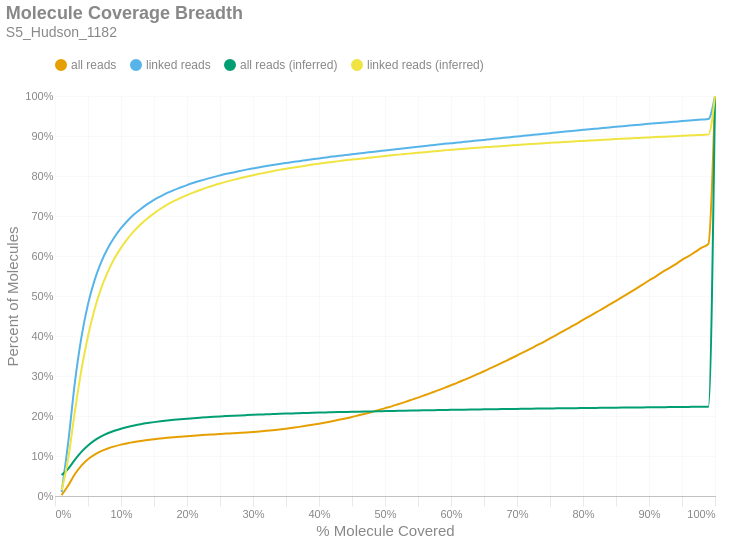

Source (notebook cell):
### Markdown cell above
### Molecule Read Coverage
This chart shows molecule coverage breadth as computed by the number of bases aligned to that molecule. In other words, "*how much of each unique long molecule is actually sequenced/aligned?*" Keep in mind there is a distinction between sequences and alignments, since some sequences belonging to a particular molecule may not align well and wouldn't appear in the alignment data. This chart also shows molecule coverage breadth as computed by the *inferred fragment* from which the aligned sequences originate. Unlike read coverage, this calculation takes into account the total insert size, including unsequenced gaps between the forward and reverse reads. Like the previous figures, these are cumulative percents.

### Code cell
if SKIPLR:
    print_html(f"Skipped")
else:
    binned_df = consolidated_hist(valids['coverage_bp'], mask, 0.01, True)
    binned_df_inf = consolidated_hist(valids['coverage_inserts'], mask, 0.01, True)
    binned_df = binned_df.with_columns(pl.lit(binned_df_inf['all reads (cumsum)']).alias('all reads (inferred)'))
    binned_df = binned_df.with_columns(pl.lit(binned_df_inf['linked reads (cumsum)']).alias('linked reads (inferred)'))
    binned_df = binned_df.with_columns(
        (pl.col('bin').cast(pl.Float64) + 0.01).alias('right_edge')
    )

    with SafeRender(binned_df):
        (
            density_plot(binned_df, 'Molecule Coverage Breadth', samplename, 'molcov', ['all reads (inferred)','linked reads (inferred)'])
            .encode(
                #x=alt.X('bin:Q', title="% Molecule Covered").axis(format = '%').scale(padding=0),
                x=alt.X('right_edge:Q', title="% Molecule Covered").axis(format='%').scale(padding=0),
                y=alt.Y('value:Q', title='Percent of Molecules')
                    .axis(format='%')
                    .stack(False)
                    .scale(domainMin=0, padding=0),
                color=alt.Color("key:N").scale(domain = ["all reads", "linked reads", "all reads (inferred)", "linked reads (inferred)"]),
                tooltip = [
                    alt.Tooltip("key:N", title = "Data Type"),
                    alt.Tooltip("range_label:N", title="% Molecule Covered"),
                    alt.Tooltip("value:Q", format = ".2%", title="% Molecules")
                ]
            )
        ).display()

### Figure 1 — Vega-Lite specification as saved in the notebook (floating-point values rounded to 4 significant figures)
{"width": "container", "height": 400, "config": {"title": {"anchor": "start", "dy": -15, "fontSize": 18, "color": "#888888", "subtitleColor": "#888888", "subtitleFontSize": 14}, "arc": {"fill": "#0072B2"}, "axis": {"domainColor": "#888888", "domainWidth": 0.5, "gridWidth": 0.2, "grid": false, "titleFontWeight": 400, "titleFontSize": 15, "labelFontSize": 11, "labelColor": "#888888", "tickColor": "#888888", "tickWidth": 0.2, "titleColor": "#888888"}, "axisBand": {"grid": false}, "axisX": {"grid": true, "tickSize": 10, "domainCap": "round"}, "axisY": {"domain": false, "grid": true, "tickSize": 0, "domainCap": "round"}, "background": "transparent", "header": {"labelFontSize": 15, "labelColor": "#888888", "titleFontSize": 15, "titleFontWeight": 600, "titleColor": "#888888"}, "legend": {"labelFont": "sans-serif", "labelFontSize": 12, "labelColor": "#888888", "symbolSize": 100, "symbolType": "circle", "titleFontSize": 12, "titlePadding": 10, "titleColor": "#888888", "title": null, "orient": "top"}, "range": {"category": ["#E69F00", "#56B4E9", "#009E73", "#F0E442", "#0072B2", "#D55E00", "#CC79A7", "#000000"], "diverging": ["#cfe8f3", "#a2d4ec", "#73bfe2", "#46abdb", "#1696d2", "#12719e"]}, "area": {"fill": "#0072B2", "fillOpacity": 0.7, "line": true, "strokeOpacity": 0.7}, "line": {"color": "#0072B2", "stroke": "#0072B2", "strokeWidth": 2}, "trail": {"color": "#0072B2", "stroke": "#0072B2", "strokeWidth": 0, "size": 1}, "point": {"filled": true, "fillOpacity": 1.0, "size": 95}, "text": {"color": "#888888", "fontSize": 11, "align": "right", "fontWeight": 400, "size": 11}, "bar": {"fill": "#0072B2", "stroke": null}, "view": {"stroke": null, "continuousWidth": 660, "continuousHeight": 400}}, "data": {"name": "data-b3a5fec763eeb9cd3b0ee2370d9bbe99"}, "mark": {"type": "line", "interpolate": "monotone", "point": {"opacity": 0, "size": 275}}, "encoding": {"color": {"field": "key", "scale": {"domain": ["all reads", "linked reads", "all reads (inferred)", "linked reads (inferred)"]}, "type": "nominal"}, "tooltip": [{"field": "key", "title": "Data Type", "type": "nominal"}, {"field": "range_label", "title": "% Molecule Covered", "type": "nominal"}, {"field": "value", "format": ".2%", "title": "% Molecules", "type": "quantitative"}], "x": {"axis": {"format": "%"}, "field": "right_edge", "scale": {"padding": 0}, "title": "% Molecule Covered", "type": "quantitative"}, "y": {"axis": {"format": "%"}, "field": "value", "scale": {"domainMin": 0, "padding": 0}, "stack": false, "title": "Percent of Molecules", "type": "quantitative"}}, "params": [{"name": "param_c36ac31b6afebe62", "select": {"type": "point", "fields": ["key"]}, "bind": "legend"}], "title": {"text": "Molecule Coverage Breadth", "subtitle": "S5_Hudson_1182"}, "transform": [{"fold": ["all reads (cumsum)", "linked reads (cumsum)", "all reads (inferred)", "linked reads (inferred)"]}, {"calculate": "replace(datum.key, ' (cumsum)', '')", "as": "key"}, {"filter": {"param": "param_c36ac31b6afebe62"}}], "usermeta": {"embedOptions": {"downloadFileName": "S5_Hudson_1182.molcov"}}, "$schema": "https://vega.github.io/schema/vega-lite/v6.1.0.json", "datasets": {"data-b3a5fec763eeb9cd3b0ee2370d9bbe99": [{"bin": "0.0", "interval": "0.0-0.01", "all reads": 0.002054, "linked reads": 0.009646, "all reads (cumsum)": 0.002054, "linked reads (cumsum)": 0.009646, "range_label": "0.0-0.01", "all reads (inferred)": 0.05269, "linked reads (inferred)": 0.01412, "right_edge": 0.01}, {"bin": "0.01", "interval": "0.01-0.02", "all reads": 0.024, "linked reads": 0.1247, "all reads (cumsum)": 0.02605, "linked reads (cumsum)": 0.1343, "range_label": "0.01-0.02", "all reads (inferred)": 0.06819, "linked reads (inferred)": 0.09364, "right_edge": 0.02}, {"bin": "0.02", "interval": "0.02-0.03", "all reads": 0.02822, "linked reads": 0.1481, "all reads (cumsum)": 0.05427, "linked reads (cumsum)": 0.2824, "range_label": "0.02-0.03", "all reads (inferred)": 0.09035, "linked reads (inferred)": 0.21, "right_edge": 0.03}, {"bin": "0.03", "interval": "0.03-0.04", "all reads": 0.02182, "linked reads": 0.1142, "all reads (cumsum)": 0.07609, "linked reads (cumsum)": 0.3966, "range_label": "0.03-0.04", "all reads (inferred)": 0.1104, "linked reads (inferred)": 0.3153, "right_edge": 0.04}, {"bin": "0.04", "interval": "0.04-0.05", "all reads": 0.01584, "linked reads": 0.083, "all reads (cumsum)": 0.09193, "linked reads (cumsum)": 0.4796, "range_label": "0.04-0.05", "all reads (inferred)": 0.1264, "linked reads (inferred)": 0.4001, "right_edge": 0.05}, {"bin": "0.05", "interval": "0.05-0.06", "all reads": 0.01151, "linked reads": 0.06008, "all reads (cumsum)": 0.1034, "linked reads (cumsum)": 0.5397, "range_label": "0.05-0.06", "all reads (inferred)": 0.1392, "linked reads (inferred)": 0.4671, "right_edge": 0.06}, {"bin": "0.06", "interval": "0.06-0.07", "all reads": 0.00861, "linked reads": 0.04502, "all reads (cumsum)": 0.112, "linked reads (cumsum)": 0.5847, "range_label": "0.06-0.07", "all reads (inferred)": 0.1491, "linked reads (inferred)": 0.5195, "right_edge": 0.07}, {"bin": "0.07", "interval": "0.07-0.08", "all reads": 0.006633, "linked reads": 0.03453, "all reads (cumsum)": 0.1187, "linked reads (cumsum)": 0.6193, "range_label": "0.07-0.08", "all reads (inferred)": 0.1568, "linked reads (inferred)": 0.5602, "right_edge": 0.08}, {"bin": "0.08", "interval": "0.08-0.09", "all reads": 0.005306, "linked reads": 0.02751, "all reads (cumsum)": 0.124, "linked reads (cumsum)": 0.6468, "range_label": "0.08-0.09", "all reads (inferred)": 0.1632, "linked reads (inferred)": 0.5937, "right_edge": 0.09}, {"bin": "0.09", "interval": "0.09-0.1", "all reads": 0.004406, "linked reads": 0.02287, "all reads (cumsum)": 0.1284, "linked reads (cumsum)": 0.6696, "range_label": "0.09-0.1", "all reads (inferred)": 0.1683, "linked reads (inferred)": 0.6204, "right_edge": 0.1}, {"bin": "0.1", "interval": "0.1-0.11", "all reads": 0.00363, "linked reads": 0.01861, "all reads (cumsum)": 0.132, "linked reads (cumsum)": 0.6883, "range_label": "0.1-0.11", "all reads (inferred)": 0.1727, "linked reads (inferred)": 0.6437, "right_edge": 0.11}, {"bin": "0.11", "interval": "0.11-0.12", "all reads": 0.003066, "linked reads": 0.01587, "all reads (cumsum)": 0.1351, "linked reads (cumsum)": 0.7041, "range_label": "0.11-0.12", "all reads (inferred)": 0.1764, "linked reads (inferred)": 0.663, "right_edge": 0.12}, {"bin": "0.12", "interval": "0.12-0.13", "all reads": 0.002625, "linked reads": 0.0135, "all reads (cumsum)": 0.1377, "linked reads (cumsum)": 0.7176, "range_label": "0.12-0.13", "all reads (inferred)": 0.1795, "linked reads (inferred)": 0.6796, "right_edge": 0.13}, {"bin": "0.13", "interval": "0.13-0.14", "all reads": 0.002332, "linked reads": 0.01196, "all reads (cumsum)": 0.14, "linked reads (cumsum)": 0.7296, "range_label": "0.13-0.14", "all reads (inferred)": 0.1823, "linked reads (inferred)": 0.6939, "right_edge": 0.14}, {"bin": "0.14", "interval": "0.14-0.15", "all reads": 0.002085, "linked reads": 0.01064, "all reads (cumsum)": 0.1421, "linked reads (cumsum)": 0.7402, "range_label": "0.14-0.15", "all reads (inferred)": 0.1847, "linked reads (inferred)": 0.7067, "right_edge": 0.15}, {"bin": "0.15", "interval": "0.15-0.16", "all reads": 0.001796, "linked reads": 0.009006, "all reads (cumsum)": 0.1439, "linked reads (cumsum)": 0.7492, "range_label": "0.15-0.16", "all reads (inferred)": 0.1868, "linked reads (inferred)": 0.718, "right_edge": 0.16}, {"bin": "0.16", "interval": "0.16-0.17", "all reads": 0.001682, "linked reads": 0.008355, "all reads (cumsum)": 0.1456, "linked reads (cumsum)": 0.7576, "range_label": "0.16-0.17", "all reads (inferred)": 0.1888, "linked reads (inferred)": 0.7282, "right_edge": 0.17}, {"bin": "0.17", "interval": "0.17-0.18", "all reads": 0.001469, "linked reads": 0.007275, "all reads (cumsum)": 0.1471, "linked reads (cumsum)": 0.7649, "range_label": "0.17-0.18", "all reads (inferred)": 0.1905, "linked reads (inferred)": 0.7371, "right_edge": 0.18}, {"bin": "0.18", "interval": "0.18-0.19", "all reads": 0.001315, "linked reads": 0.006334, "all reads (cumsum)": 0.1484, "linked reads (cumsum)": 0.7712, "range_label": "0.18-0.19", "all reads (inferred)": 0.192, "linked reads (inferred)": 0.7449, "right_edge": 0.19}, {"bin": "0.19", "interval": "0.19-0.2", "all reads": 0.001266, "linked reads": 0.006106, "all reads (cumsum)": 0.1497, "linked reads (cumsum)": 0.7773, "range_label": "0.19-0.2", "all reads (inferred)": 0.1934, "linked reads (inferred)": 0.7523, "right_edge": 0.2}, {"bin": "0.2", "interval": "0.2-0.21", "all reads": 0.00119, "linked reads": 0.005633, "all reads (cumsum)": 0.1509, "linked reads (cumsum)": 0.7829, "range_label": "0.2-0.21", "all reads (inferred)": 0.1947, "linked reads (inferred)": 0.7589, "right_edge": 0.21}, {"bin": "0.21", "interval": "0.21-0.22", "all reads": 0.001103, "linked reads": 0.005127, "all reads (cumsum)": 0.152, "linked reads (cumsum)": 0.7881, "range_label": "0.21-0.22", "all reads (inferred)": 0.1958, "linked reads (inferred)": 0.765, "right_edge": 0.22}, {"bin": "0.22", "interval": "0.22-0.23", "all reads": 0.001075, "linked reads": 0.004781, "all reads (cumsum)": 0.153, "linked reads (cumsum)": 0.7928, "range_label": "0.22-0.23", "all reads (inferred)": 0.197, "linked reads (inferred)": 0.7709, "right_edge": 0.23}, {"bin": "0.23", "interval": "0.23-0.24", "all reads": 0.0009651, "linked reads": 0.004347, "all reads (cumsum)": 0.154, "linked reads (cumsum)": 0.7972, "range_label": "0.23-0.24", "all reads (inferred)": 0.198, "linked reads (inferred)": 0.7762, "right_edge": 0.24}, {"bin": "0.24", "interval": "0.24-0.25", "all reads": 0.0009942, "linked reads": 0.004314, "all reads (cumsum)": 0.155, "linked reads (cumsum)": 0.8015, "range_label": "0.24-0.25", "all reads (inferred)": 0.1989, "linked reads (inferred)": 0.7813, "right_edge": 0.25}, {"bin": "0.25", "interval": "0.25-0.26", "all reads": 0.0009703, "linked reads": 0.004019, "all reads (cumsum)": 0.156, "linked reads (cumsum)": 0.8055, "range_label": "0.25-0.26", "all reads (inferred)": 0.1998, "linked reads (inferred)": 0.786, "right_edge": 0.26}, {"bin": "0.26", "interval": "0.26-0.27", "all reads": 0.0009153, "linked reads": 0.00334, "all reads (cumsum)": 0.1569, "linked reads (cumsum)": 0.8089, "range_label": "0.26-0.27", "all reads (inferred)": 0.2007, "linked reads (inferred)": 0.7903, "right_edge": 0.27}, {"bin": "0.27", "interval": "0.27-0.28", "all reads": 0.001018, "linked reads": 0.003724, "all reads (cumsum)": 0.1579, "linked reads (cumsum)": 0.8126, "range_label": "0.27-0.28", "all reads (inferred)": 0.2015, "linked reads (inferred)": 0.7945, "right_edge": 0.28}, {"bin": "0.28", "interval": "0.28-0.29", "all reads": 0.001056, "linked reads": 0.003323, "all reads (cumsum)": 0.1589, "linked reads (cumsum)": 0.8159, "range_label": "0.28-0.29", "all reads (inferred)": 0.2022, "linked reads (inferred)": 0.7983, "right_edge": 0.29}, {"bin": "0.29", "interval": "0.29-0.3", "all reads": 0.001164, "linked reads": 0.003061, "all reads (cumsum)": 0.1601, "linked reads (cumsum)": 0.819, "range_label": "0.29-0.3", "all reads (inferred)": 0.2029, "linked reads (inferred)": 0.802, "right_edge": 0.3}, {"bin": "0.3", "interval": "0.3-0.31", "all reads": 0.001298, "linked reads": 0.002967, "all reads (cumsum)": 0.1614, "linked reads (cumsum)": 0.8219, "range_label": "0.3-0.31", "all reads (inferred)": 0.2036, "linked reads (inferred)": 0.8054, "right_edge": 0.31}, {"bin": "0.31", "interval": "0.31-0.32", "all reads": 0.001463, "linked reads": 0.002805, "all reads (cumsum)": 0.1629, "linked reads (cumsum)": 0.8247, "range_label": "0.31-0.32", "all reads (inferred)": 0.2042, "linked reads (inferred)": 0.8086, "right_edge": 0.32}, {"bin": "0.32", "interval": "0.32-0.33", "all reads": 0.001673, "linked reads": 0.0027, "all reads (cumsum)": 0.1645, "linked reads (cumsum)": 0.8274, "range_label": "0.32-0.33", "all reads (inferred)": 0.2048, "linked reads (inferred)": 0.812, "right_edge": 0.33}, {"bin": "0.33", "interval": "0.33-0.34", "all reads": 0.001826, "linked reads": 0.002605, "all reads (cumsum)": 0.1664, "linked reads (cumsum)": 0.8301, "range_label": "0.33-0.34", "all reads (inferred)": 0.2055, "linked reads (inferred)": 0.8153, "right_edge": 0.34}, {"bin": "0.34", "interval": "0.34-0.35", "all reads": 0.001982, "linked reads": 0.002438, "all reads (cumsum)": 0.1684, "linked reads (cumsum)": 0.8325, "range_label": "0.34-0.35", "all reads (inferred)": 0.206, "linked reads (inferred)": 0.8181, "right_edge": 0.35}, {"bin": "0.35", "interval": "0.35-0.36", "all reads": 0.002154, "linked reads": 0.002455, "all reads (cumsum)": 0.1705, "linked reads (cumsum)": 0.8349, "range_label": "0.35-0.36", "all reads (inferred)": 0.2065, "linked reads (inferred)": 0.8207, "right_edge": 0.36}, {"bin": "0.36", "interval": "0.36-0.37", "all reads": 0.002296, "linked reads": 0.002154, "all reads (cumsum)": 0.1728, "linked reads (cumsum)": 0.8371, "range_label": "0.36-0.37", "all reads (inferred)": 0.207, "linked reads (inferred)": 0.8233, "right_edge": 0.37}, {"bin": "0.37", "interval": "0.37-0.38", "all reads": 0.002541, "linked reads": 0.002449, "all reads (cumsum)": 0.1753, "linked reads (cumsum)": 0.8395, "range_label": "0.37-0.38", "all reads (inferred)": 0.2075, "linked reads (inferred)": 0.8259, "right_edge": 0.38}, {"bin": "0.38", "interval": "0.38-0.39", "all reads": 0.002672, "linked reads": 0.002371, "all reads (cumsum)": 0.178, "linked reads (cumsum)": 0.8419, "range_label": "0.38-0.39", "all reads (inferred)": 0.208, "linked reads (inferred)": 0.8285, "right_edge": 0.39}, {"bin": "0.39", "interval": "0.39-0.4", "all reads": 0.00282, "linked reads": 0.002098, "all reads (cumsum)": 0.1808, "linked reads (cumsum)": 0.844, "range_label": "0.39-0.4", "all reads (inferred)": 0.2085, "linked reads (inferred)": 0.8309, "right_edge": 0.4}, {"bin": "0.4", "interval": "0.4-0.41", "all reads": 0.003014, "linked reads": 0.002227, "all reads (cumsum)": 0.1839, "linked reads (cumsum)": 0.8462, "range_label": "0.4-0.41", "all reads (inferred)": 0.2089, "linked reads (inferred)": 0.833, "right_edge": 0.41}, {"bin": "0.41", "interval": "0.41-0.42", "all reads": 0.003205, "linked reads": 0.002232, "all reads (cumsum)": 0.1871, "linked reads (cumsum)": 0.8485, "range_label": "0.41-0.42", "all reads (inferred)": 0.2093, "linked reads (inferred)": 0.8352, "right_edge": 0.42}, {"bin": "0.42", "interval": "0.42-0.43", "all reads": 0.003395, "linked reads": 0.001876, "all reads (cumsum)": 0.1905, "linked reads (cumsum)": 0.8504, "range_label": "0.42-0.43", "all reads (inferred)": 0.2097, "linked reads (inferred)": 0.8372, "right_edge": 0.43}, {"bin": "0.43", "interval": "0.43-0.44", "all reads": 0.003525, "linked reads": 0.002015, "all reads (cumsum)": 0.194, "linked reads (cumsum)": 0.8524, "range_label": "0.43-0.44", "all reads (inferred)": 0.2101, "linked reads (inferred)": 0.8391, "right_edge": 0.44}, {"bin": "0.44", "interval": "0.44-0.45", "all reads": 0.003707, "linked reads": 0.00197, "all reads (cumsum)": 0.1977, "linked reads (cumsum)": 0.8543, "range_label": "0.44-0.45", "all reads (inferred)": 0.2105, "linked reads (inferred)": 0.841, "right_edge": 0.45}, {"bin": "0.45", "interval": "0.45-0.46", "all reads": 0.00403, "linked reads": 0.002021, "all reads (cumsum)": 0.2017, "linked reads (cumsum)": 0.8564, "range_label": "0.45-0.46", "all reads (inferred)": 0.2108, "linked reads (inferred)": 0.8427, "right_edge": 0.46}, {"bin": "0.46", "interval": "0.46-0.47", "all reads": 0.004129, "linked reads": 0.001898, "all reads (cumsum)": 0.2058, "linked reads (cumsum)": 0.8583, "range_label": "0.46-0.47", "all reads (inferred)": 0.2112, "linked reads (inferred)": 0.8444, "right_edge": 0.47}, {"bin": "0.47", "interval": "0.47-0.48", "all reads": 0.004207, "linked reads": 0.001726, "all reads (cumsum)": 0.2101, "linked reads (cumsum)": 0.86, "range_label": "0.47-0.48", "all reads (inferred)": 0.2115, "linked reads (inferred)": 0.8464, "right_edge": 0.48}, {"bin": "0.48", "interval": "0.48-0.49", "all reads": 0.004417, "linked reads": 0.001893, "all reads (cumsum)": 0.2145, "linked reads (cumsum)": 0.8619, "range_label": "0.48-0.49", "all reads (inferred)": 0.2119, "linked reads (inferred)": 0.8482, "right_edge": 0.49}, {"bin": "0.49", "interval": "0.49-0.5", "all reads": 0.005182, "linked reads": 0.002071, "all reads (cumsum)": 0.2196, "linked reads (cumsum)": 0.8639, "range_label": "0.49-0.5", "all reads (inferred)": 0.2122, "linked reads (inferred)": 0.8499, "right_edge": 0.5}, {"bin": "0.5", "interval": "0.5-0.51", "all reads": 0.004464, "linked reads": 0.001931, "all reads (cumsum)": 0.2241, "linked reads (cumsum)": 0.8659, "range_label": "0.5-0.51", "all reads (inferred)": 0.2126, "linked reads (inferred)": 0.8516, "right_edge": 0.51}, {"bin": "0.51", "interval": "0.51-0.52", "all reads": 0.00533, "linked reads": 0.001831, "all reads (cumsum)": 0.2294, "linked reads (cumsum)": 0.8677, "range_label": "0.51-0.52", "all reads (inferred)": 0.213, "linked reads (inferred)": 0.8535, "right_edge": 0.52}, {"bin": "0.52", "interval": "0.52-0.53", "all reads": 0.00536, "linked reads": 0.001837, "all reads (cumsum)": 0.2348, "linked reads (cumsum)": 0.8695, "range_label": "0.52-0.53", "all reads (inferred)": 0.2133, "linked reads (inferred)": 0.8551, "right_edge": 0.53}, {"bin": "0.53", "interval": "0.53-0.54", "all reads": 0.00559, "linked reads": 0.001687, "all reads (cumsum)": 0.2404, "linked reads (cumsum)": 0.8712, "range_label": "0.53-0.54", "all reads (inferred)": 0.2136, "linked reads (inferred)": 0.8566, "right_edge": 0.54}, {"bin": "0.54", "interval": "0.54-0.55", "all reads": 0.005605, "linked reads": 0.001703, "all reads (cumsum)": 0.246, "linked reads (cumsum)": 0.8729, "range_label": "0.54-0.55", "all reads (inferred)": 0.2139, "linked reads (inferred)": 0.8581, "right_edge": 0.55}, {"bin": "0.55", "interval": "0.55-0.56", "all reads": 0.005925, "linked reads": 0.001926, "all reads (cumsum)": 0.2519, "linked reads (cumsum)": 0.8749, "range_label": "0.55-0.56", "all reads (inferred)": 0.2142, "linked reads (inferred)": 0.8596, "right_edge": 0.56}, {"bin": "0.56", "interval": "0.56-0.57", "all reads": 0.005966, "linked reads": 0.00197, "all reads (cumsum)": 0.2579, "linked reads (cumsum)": 0.8768, "range_label": "0.56-0.57", "all reads (inferred)": 0.2144, "linked reads (inferred)": 0.861, "right_edge": 0.57}, {"bin": "0.57", "interval": "0.57-0.58", "all reads": 0.00603, "linked reads": 0.001737, "all reads (cumsum)": 0.2639, "linked reads (cumsum)": 0.8786, "range_label": "0.57-0.58", "all reads (inferred)": 0.2148, "linked reads (inferred)": 0.8626, "right_edge": 0.58}, {"bin": "0.58", "interval": "0.58-0.59", "all reads": 0.006386, "linked reads": 0.001865, "all reads (cumsum)": 0.2703, "linked reads (cumsum)": 0.8804, "range_label": "0.58-0.59", "all reads (inferred)": 0.2151, "linked reads (inferred)": 0.8641, "right_edge": 0.59}, {"bin": "0.59", "interval": "0.59-0.6", "all reads": 0.006587, "linked reads": 0.001675, "all reads (cumsum)": 0.2769, "linked reads (cumsum)": 0.8821, "range_label": "0.59-0.6", "all reads (inferred)": 0.2154, "linked reads (inferred)": 0.8657, "right_edge": 0.6}, {"bin": "0.6", "interval": "0.6-0.61", "all reads": 0.006451, "linked reads": 0.001469, "all reads (cumsum)": 0.2833, "linked reads (cumsum)": 0.8836, "range_label": "0.6-0.61", "all reads (inferred)": 0.2156, "linked reads (inferred)": 0.8669, "right_edge": 0.61}, {"bin": "0.61", "interval": "0.61-0.62", "all reads": 0.00695, "linked reads": 0.001792, "all reads (cumsum)": 0.2903, "linked reads (cumsum)": 0.8854, "range_label": "0.61-0.62", "all reads (inferred)": 0.2159, "linked reads (inferred)": 0.8681, "right_edge": 0.62}, {"bin": "0.62", "interval": "0.62-0.63", "all reads": 0.006975, "linked reads": 0.00172, "all reads (cumsum)": 0.2973, "linked reads (cumsum)": 0.8871, "range_label": "0.62-0.63", "all reads (inferred)": 0.2161, "linked reads (inferred)": 0.8693, "right_edge": 0.63}, {"bin": "0.63", "interval": "0.63-0.64", "all reads": 0.007215, "linked reads": 0.001492, "all reads (cumsum)": 0.3045, "linked reads (cumsum)": 0.8886, "range_label": "0.63-0.64", "all reads (inferred)": 0.2163, "linked reads (inferred)": 0.8704, "right_edge": 0.64}, {"bin": "0.64", "interval": "0.64-0.65", "all reads": 0.007345, "linked reads": 0.001698, "all reads (cumsum)": 0.3118, "linked reads (cumsum)": 0.8903, "range_label": "0.64-0.65", "all reads (inferred)": 0.2166, "linked reads (inferred)": 0.8717, "right_edge": 0.65}, {"bin": "0.65", "interval": "0.65-0.66", "all reads": 0.007857, "linked reads": 0.001876, "all reads (cumsum)": 0.3197, "linked reads (cumsum)": 0.8922, "range_label": "0.65-0.66", "all reads (inferred)": 0.2168, "linked reads (inferred)": 0.8728, "right_edge": 0.66}, {"bin": "0.66", "interval": "0.66-0.67", "all reads": 0.007565, "linked reads": 0.001681, "all reads (cumsum)": 0.3273, "linked reads (cumsum)": 0.8938, "range_label": "0.66-0.67", "all reads (inferred)": 0.2171, "linked reads (inferred)": 0.874, "right_edge": 0.67}, {"bin": "0.67", "interval": "0.67-0.68", "all reads": 0.007898, "linked reads": 0.001803, "all reads (cumsum)": 0.3351, "linked reads (cumsum)": 0.8956, "range_label": "0.67-0.68", "all reads (inferred)": 0.2173, "linked reads (inferred)": 0.8751, "right_edge": 0.68}, {"bin": "0.68", "interval": "0.68-0.69", "all reads": 0.007932, "linked reads": 0.001536, "all reads (cumsum)": 0.3431, "linked reads (cumsum)": 0.8972, "range_label": "0.68-0.69", "all reads (inferred)": 0.2175, "linked reads (inferred)": 0.8763, "right_edge": 0.69}, {"bin": "0.69", "interval": "0.69-0.7", "all reads": 0.008182, "linked reads": 0.001703, "all reads (cumsum)": 0.3513, "linked reads (cumsum)": 0.8989, "range_label": "0.69-0.7", "all reads (inferred)": 0.2178, "linked reads (inferred)": 0.8775, "right_edge": 0.7}, {"bin": "0.7", "interval": "0.7-0.71", "all reads": 0.008204, "linked reads": 0.00152, "all reads (cumsum)": 0.3595, "linked reads (cumsum)": 0.9004, "range_label": "0.7-0.71", "all reads (inferred)": 0.218, "linked reads (inferred)": 0.8786, "right_edge": 0.71}, {"bin": "0.71", "interval": "0.71-0.72", "all reads": 0.008266, "linked reads": 0.001664, "all reads (cumsum)": 0.3677, "linked reads (cumsum)": 0.9021, "range_label": "0.71-0.72", "all reads (inferred)": 0.2183, "linked reads (inferred)": 0.8798, "right_edge": 0.72}, {"bin": "0.72", "interval": "0.72-0.73", "all reads": 0.008635, "linked reads": 0.001703, "all reads (cumsum)": 0.3764, "linked reads (cumsum)": 0.9038, "range_label": "0.72-0.73", "all reads (inferred)": 0.2185, "linked reads (inferred)": 0.8809, "right_edge": 0.73}, {"bin": "0.73", "interval": "0.73-0.74", "all reads": 0.008544, "linked reads": 0.001642, "all reads (cumsum)": 0.3849, "linked reads (cumsum)": 0.9054, "range_label": "0.73-0.74", "all reads (inferred)": 0.2187, "linked reads (inferred)": 0.8819, "right_edge": 0.74}, {"bin": "0.74", "interval": "0.74-0.75", "all reads": 0.009228, "linked reads": 0.001692, "all reads (cumsum)": 0.3941, "linked reads (cumsum)": 0.9071, "range_label": "0.74-0.75", "all reads (inferred)": 0.2189, "linked reads (inferred)": 0.883, "right_edge": 0.75}, {"bin": "0.75", "interval": "0.75-0.76", "all reads": 0.008741, "linked reads": 0.00182, "all reads (cumsum)": 0.4029, "linked reads (cumsum)": 0.9089, "range_label": "0.75-0.76", "all reads (inferred)": 0.2191, "linked reads (inferred)": 0.8839, "right_edge": 0.76}, {"bin": "0.76", "interval": "0.76-0.77", "all reads": 0.009154, "linked reads": 0.001547, "all reads (cumsum)": 0.412, "linked reads (cumsum)": 0.9105, "range_label": "0.76-0.77", "all reads (inferred)": 0.2193, "linked reads (inferred)": 0.8849, "right_edge": 0.77}, {"bin": "0.77", "interval": "0.77-0.78", "all reads": 0.009207, "linked reads": 0.001586, "all reads (cumsum)": 0.4212, "linked reads (cumsum)": 0.9121, "range_label": "0.77-0.78", "all reads (inferred)": 0.2195, "linked reads (inferred)": 0.8858, "right_edge": 0.78}, {"bin": "0.78", "interval": "0.78-0.79", "all reads": 0.009176, "linked reads": 0.001592, "all reads (cumsum)": 0.4304, "linked reads (cumsum)": 0.9136, "range_label": "0.78-0.79", "all reads (inferred)": 0.2197, "linked reads (inferred)": 0.8867, "right_edge": 0.79}, {"bin": "0.79", "interval": "0.79-0.8", "all reads": 0.009804, "linked reads": 0.001737, "all reads (cumsum)": 0.4402, "linked reads (cumsum)": 0.9154, "range_label": "0.79-0.8", "all reads (inferred)": 0.2199, "linked reads (inferred)": 0.8878, "right_edge": 0.8}, {"bin": "0.8", "interval": "0.8-0.81", "all reads": 0.009203, "linked reads": 0.001364, "all reads (cumsum)": 0.4494, "linked reads (cumsum)": 0.9167, "range_label": "0.8-0.81", "all reads (inferred)": 0.2201, "linked reads (inferred)": 0.8887, "right_edge": 0.81}, {"bin": "0.81", "interval": "0.81-0.82", "all reads": 0.009379, "linked reads": 0.001564, "all reads (cumsum)": 0.4588, "linked reads (cumsum)": 0.9183, "range_label": "0.81-0.82", "all reads (inferred)": 0.2203, "linked reads (inferred)": 0.8896, "right_edge": 0.82}, {"bin": "0.82", "interval": "0.82-0.83", "all reads": 0.009759, "linked reads": 0.001592, "all reads (cumsum)": 0.4686, "linked reads (cumsum)": 0.9199, "range_label": "0.82-0.83", "all reads (inferred)": 0.2204, "linked reads (inferred)": 0.8905, "right_edge": 0.83}, {"bin": "0.83", "interval": "0.83-0.84", "all reads": 0.009792, "linked reads": 0.001497, "all reads (cumsum)": 0.4784, "linked reads (cumsum)": 0.9214, "range_label": "0.83-0.84", "all reads (inferred)": 0.2206, "linked reads (inferred)": 0.8914, "right_edge": 0.84}, {"bin": "0.84", "interval": "0.84-0.85", "all reads": 0.009574, "linked reads": 0.001575, "all reads (cumsum)": 0.4879, "linked reads (cumsum)": 0.923, "range_label": "0.84-0.85", "all reads (inferred)": 0.2208, "linked reads (inferred)": 0.8924, "right_edge": 0.85}, {"bin": "0.85", "interval": "0.85-0.86", "all reads": 0.009878, "linked reads": 0.001503, "all reads (cumsum)": 0.4978, "linked reads (cumsum)": 0.9245, "range_label": "0.85-0.86", "all reads (inferred)": 0.221, "linked reads (inferred)": 0.8932, "right_edge": 0.86}, {"bin": "0.86", "interval": "0.86-0.87", "all reads": 0.009931, "linked reads": 0.00162, "all reads (cumsum)": 0.5077, "linked reads (cumsum)": 0.9261, "range_label": "0.86-0.87", "all reads (inferred)": 0.2212, "linked reads (inferred)": 0.894, "right_edge": 0.87}, {"bin": "0.87", "interval": "0.87-0.88", "all reads": 0.0101, "linked reads": 0.001414, "all reads (cumsum)": 0.5178, "linked reads (cumsum)": 0.9275, "range_label": "0.87-0.88", "all reads (inferred)": 0.2214, "linked reads (inferred)": 0.8949, "right_edge": 0.88}, {"bin": "0.88", "interval": "0.88-0.89", "all reads": 0.01036, "linked reads": 0.001536, "all reads (cumsum)": 0.5282, "linked reads (cumsum)": 0.929, "range_label": "0.88-0.89", "all reads (inferred)": 0.2215, "linked reads (inferred)": 0.8957, "right_edge": 0.89}, {"bin": "0.89", "interval": "0.89-0.9", "all reads": 0.0106, "linked reads": 0.001475, "all reads (cumsum)": 0.5388, "linked reads (cumsum)": 0.9305, "range_label": "0.89-0.9", "all reads (inferred)": 0.2217, "linked reads (inferred)": 0.8965, "right_edge": 0.9}, {"bin": "0.9", "interval": "0.9-0.91", "all reads": 0.009726, "linked reads": 0.001514, "all reads (cumsum)": 0.5485, "linked reads (cumsum)": 0.932, "range_label": "0.9-0.91", "all reads (inferred)": 0.2219, "linked reads (inferred)": 0.8973, "right_edge": 0.91}, {"bin": "0.91", "interval": "0.91-0.92", "all reads": 0.01118, "linked reads": 0.001358, "all reads (cumsum)": 0.5597, "linked reads (cumsum)": 0.9334, "range_label": "0.91-0.92", "all reads (inferred)": 0.222, "linked reads (inferred)": 0.8981, "right_edge": 0.92}, {"bin": "0.92", "interval": "0.92-0.93", "all reads": 0.009313, "linked reads": 0.001141, "all reads (cumsum)": 0.569, "linked reads (cumsum)": 0.9345, "range_label": "0.92-0.93", "all reads (inferred)": 0.2222, "linked reads (inferred)": 0.8988, "right_edge": 0.93}, {"bin": "0.93", "interval": "0.93-0.94", "all reads": 0.01007, "linked reads": 0.001347, "all reads (cumsum)": 0.5791, "linked reads (cumsum)": 0.9359, "range_label": "0.93-0.94", "all reads (inferred)": 0.2224, "linked reads (inferred)": 0.8995, "right_edge": 0.94}, {"bin": "0.94", "interval": "0.94-0.95", "all reads": 0.0112, "linked reads": 0.001397, "all reads (cumsum)": 0.5903, "linked reads (cumsum)": 0.9373, "range_label": "0.94-0.95", "all reads (inferred)": 0.2226, "linked reads (inferred)": 0.9004, "right_edge": 0.95}, {"bin": "0.95", "interval": "0.95-0.96", "all reads": 0.009154, "linked reads": 0.001213, "all reads (cumsum)": 0.5994, "linked reads (cumsum)": 0.9385, "range_label": "0.95-0.96", "all reads (inferred)": 0.2227, "linked reads (inferred)": 0.9012, "right_edge": 0.96}, {"bin": "0.96", "interval": "0.96-0.97", "all reads": 0.01065, "linked reads": 0.00123, "all reads (cumsum)": 0.6101, "linked reads (cumsum)": 0.9397, "range_label": "0.96-0.97", "all reads (inferred)": 0.2229, "linked reads (inferred)": 0.9019, "right_edge": 0.97}, {"bin": "0.97", "interval": "0.97-0.98", "all reads": 0.01078, "linked reads": 0.001286, "all reads (cumsum)": 0.6209, "linked reads (cumsum)": 0.941, "range_label": "0.97-0.98", "all reads (inferred)": 0.2231, "linked reads (inferred)": 0.9028, "right_edge": 0.98}, {"bin": "0.98", "interval": "0.98-0.99", "all reads": 0.009512, "linked reads": 0.001319, "all reads (cumsum)": 0.6304, "linked reads (cumsum)": 0.9423, "range_label": "0.98-0.99", "all reads (inferred)": 0.2233, "linked reads (inferred)": 0.9034, "right_edge": 0.99}, {"bin": "0.99", "interval": "0.99-1.0", "all reads": 0.3696, "linked reads": 0.05767, "all reads (cumsum)": 1.0, "linked reads (cumsum)": 1.0, "range_label": "0.99-1.0", "all reads (inferred)": 1.0, "linked reads (inferred)": 1.0, "right_edge": 1.0}]}}
